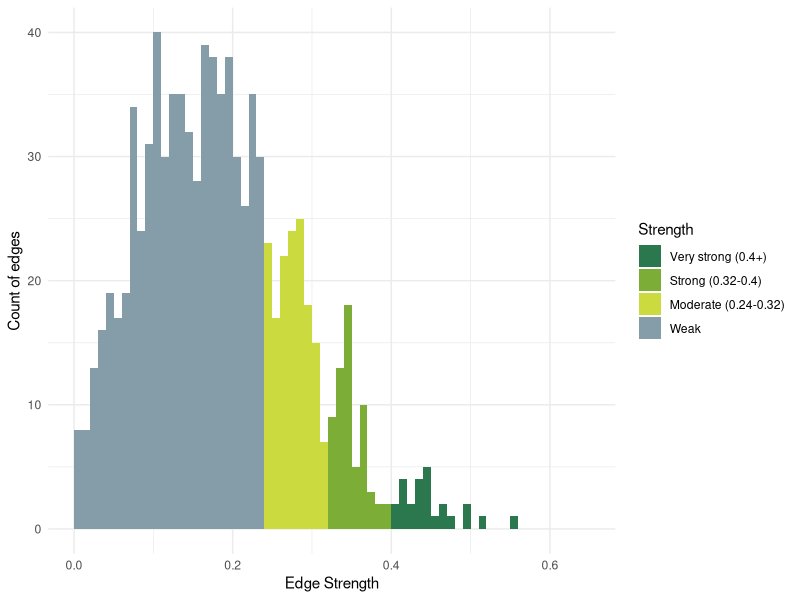

Source code (R):
# Quick look at the distribution of edge strengths produced by
# networking_matcher_claude.py, bucketed the same way as the "Strength of
# Edges" slide handed out on the night.
#
# Requirements: install.packages(c("tidyverse"))
# Usage: Rscript edge_strength_analysis.R   (run from the repo root)

library(tidyverse)

edges <- read_csv("output/edges_ranked.csv") %>%
  mutate(
    Strength = case_when(
      total > 0.40                 ~ "Very strong (0.4+)",
      total > 0.32 & total <= 0.40 ~ "Strong (0.32-0.4)",
      total > 0.24 & total <= 0.32 ~ "Moderate (0.24-0.32)",
      total <= 0.24                ~ "Weak"
    ),
    Strength = factor(
      Strength,
      levels = c("Very strong (0.4+)", "Strong (0.32-0.4)", "Moderate (0.24-0.32)", "Weak")
    )
  )

p <- ggplot(edges) +
  geom_histogram(aes(x = total, fill = Strength), breaks = seq(0, 0.65, 0.01)) +
  theme_minimal() +
  scale_fill_manual(values = c(
    "Very strong (0.4+)"   = "#2b784f",
    "Strong (0.32-0.4)"    = "#7cae37",
    "Moderate (0.24-0.32)" = "#cbdb3f",
    "Weak"                 = "#849da9"
  )) +
  xlab("Edge Strength") +
  ylab("Count of edges")

ggsave("output/edge_strength_histogram.png", p, width = 8, height = 5, dpi = 150)
